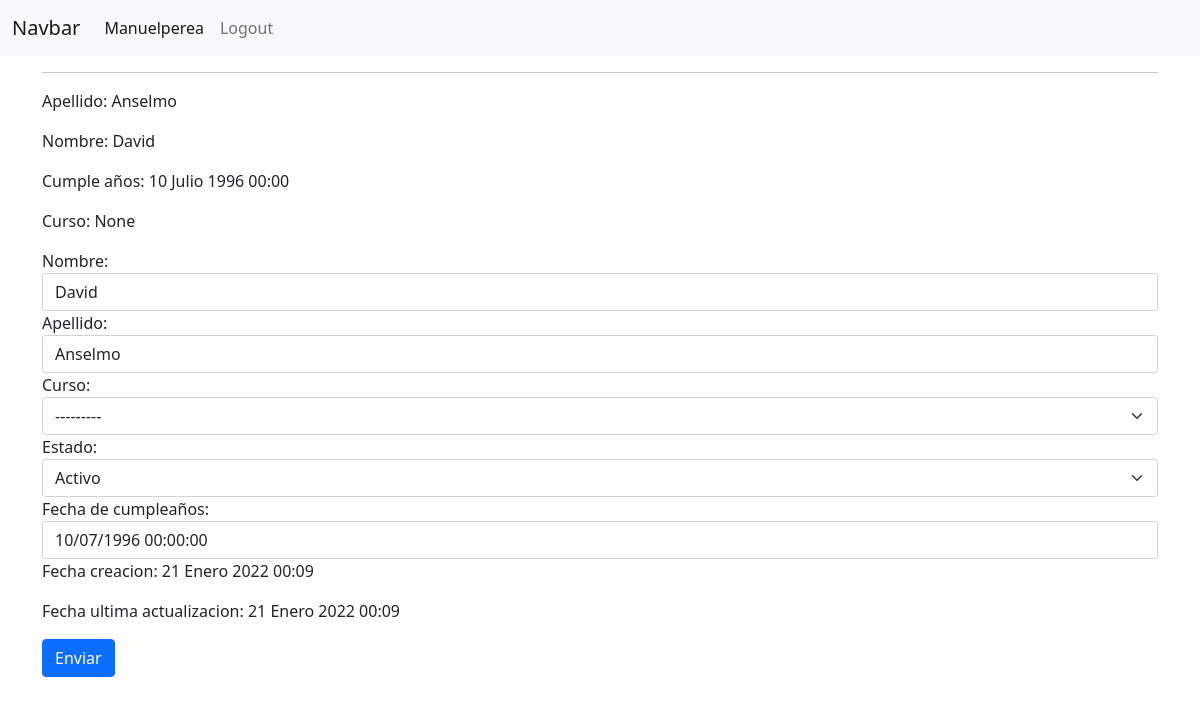
Page /alumnos/9 (signed in) on the committed database.
### alumnos/models.py (models this page shows, shortened)
class Alumno(models.Model):
    STATUS_CHOINES = (
        ('A', 'Activo'),
        ('B', 'Baja'),
        ('C', 'Cursando')
    )
    user = models.ForeignKey(User, on_delete=models.CASCADE,
                              null=True, blank=True)
    first_name = models.CharField('Nombre', max_length=30) #, default='No tiene nombre')
    last_name = models.CharField('Apellido', max_length=30)
    curso = models.ForeignKey(Curso, on_delete=models.CASCADE,
                              null=True, blank=True)
    status = models.CharField('Estado', max_length=4, choices=STATUS_CHOINES,
                              default='A')
    birthday = models.DateTimeField('Fecha de cumpleaños', null=True, blank=True)
    date_create = models.DateTimeField(auto_now_add=True)
    last_update = models.DateTimeField(auto_now=True)
    class Meta:
        unique_together = ['user']

### alumnos/views.py (the view)
# urls.py: path('<int:id_alumno>', alumno),
@permission_required('view_alumno', login_url='/account/login/')
def alumno(request, id_alumno):
    has_change_perm = request.user.has_perm('change_alumno')
    alumno = Alumno.objects.get (pk=id_alumno)
    form = AlumnoForm(instance=alumno)
    if request.method == 'POST':
        form = AlumnoForm(request.POST, instance=alumno)
        if form.is_valid() and has_change_perm:
            form.save(commit=True)
    return render(request, 'alumno_detail.html',
                  context={'alumno': alumno,
                           'form':form,
                           'has_change_perm': has_change_perm})

### alumnos/forms.py
class AlumnoForm(ModelForm):
    def __init__(self, *args, **kwargs):
        super().__init__(*args, **kwargs)
        for x in self.fields.keys():
            self.fields[x].widget.attrs.update({
                'class': 'form-control'
            })
        self.fields['curso'].widget.attrs.update({
                'class': 'form-select'
            })
        self.fields['status'].widget.attrs.update({
                'class': 'form-select'
            })
    class Meta:
        model = Alumno
        fields = ['first_name', 'last_name', 'curso', 'status', 'birthday']

### alumnos/models.py (called while the page is built)
    def __str__(self):
        return f'{self.name.title()}'

### alumnos/templates/alumno_detail.html
{% extends 'base.html' %}
{% block content %}
<p>Apellido: {{ alumno.last_name }}</p>
<p>Nombre: {{ alumno.first_name }}</p>
<p>Cumple años: {{ alumno.birthday }}</p>
<p>Curso: {{ alumno.curso }}</p>
{% if request.user.id == 1 %}
<form method="POST" action="/alumnos/{{alumno.id}}">
{% csrf_token %}
{{ form }}
<P>Fecha creacion: {{ form.instance.date_create }}</P>
<P>Fecha ultima actualizacion: {{ form.instance.last_update }}</P>
<button type="submit" class="btn btn-primary">Enviar</button>
</form>
{% endif %}
{% endblock%}

### templates/base.html (shortened to what this page needs)
{% load static %}
<!DOCTYPE html>
<html>
    <head>
        <link href="https://cdn.jsdelivr.net/npm/bootstrap@5.1.3/dist/css/bootstrap.min.css" rel="stylesheet">
    </head>
    <body>
        <nav class="navbar navbar-expand-lg navbar-light bg-light">
            <div class="container-fluid">
              <a class="navbar-brand" href="#">Navbar</a>
              <div class="collapse navbar-collapse" id="navbarNav">
                <ul class="navbar-nav">
                  <li class="nav-item">
                    <a class="nav-link active" aria-current="page" href="#">{{ request.user | title }}</a>
                  </li>
                  <li class="nav-item">
                    <a class="nav-link" href="/accounts/logout">Logout</a>
                  </li></ul>
              </div>
            </div>
          </nav>
        <div class="container">
            <div class="row">
              <div class="col">
                <hr>
                {% block content %}
                {% endblock %}
              </div>
            </div>
        </div>
    </body>
</html>

### rows in the picture
Alumno: last_name "Anselmo", first_name "David", birthday "10 Julio 1996 00:00", curso "None", curso "---------", status "Activo", birthday "10/07/1996 00:00:00", instance.date_create "21 Enero 2022 00:09", instance.last_update "21 Enero 2022 00:09"

### other values in the picture
{{ request.user | title }} "Manuelperea"
